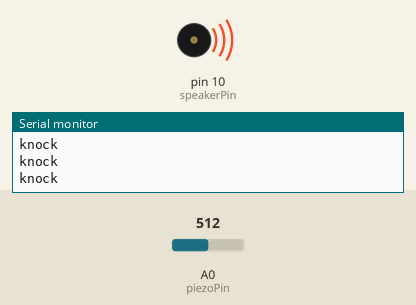
A sketch run on a simulated Arduino Uno, built with avr-gcc and run on an emulated ATmega328P. Shown: buzzer (waves = sounding), the last lines printed to the serial monitor. The inputs (shaded band) are chosen by the test bench; at power-on: A0 (piezoPin) = 512.

Above: at 0.9 s.
1.3 s: A0 (piezoPin) set to 111
4.3 s: A0 (piezoPin) set to 95
At 4.7 s:
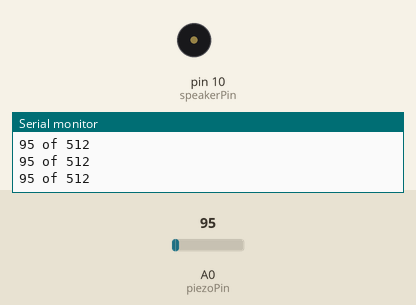
6.2 s: A0 (piezoPin) set to 122
At 6.71 s:
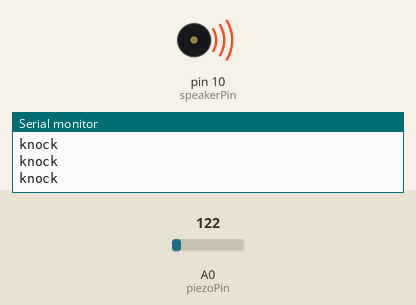
Timing chart, 0 to 9.2 s (numbered marks = the images above; inputs shaded):
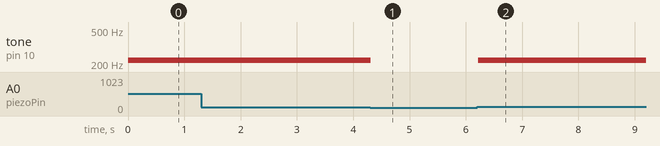

The sketch:

playNoise.ino
```cpp
const int buttonPin = 2;
const int speakerPin = 10;
const int piezoPin = A0;

const int toneLengthMs = 100;
const int cFrequency = 220;
const int gFrequency = 392;

const int piezoKnockThreshold = 100;

int buttonState = 0;
int piezoReading = 0;

int highestPiezoReading = 0;

void setup() {

  pinMode(buttonPin, INPUT);
  pinMode(piezoPin, INPUT);
  pinMode(speakerPin, OUTPUT);

  Serial.begin(9600);
}

void loop() {
  bool didKnock = false;
  bool didPressButton= false;
  //knock sensor logic
  piezoReading = analogRead(piezoPin);
  if (piezoReading > piezoKnockThreshold) {
    if (piezoReading > highestPiezoReading) {
      highestPiezoReading = piezoReading;
    }
    Serial.println("knock");
    playTone(cFrequency, toneLengthMs);
    didKnock = true;
  } else {
    Serial.print(piezoReading);
    Serial.print(" of ");
    Serial.println(highestPiezoReading);
  }

  //buttonLogic
//  buttonState = digitalRead(buttonPin);
//  if (buttonState == HIGH) {
//    playTone(gFrequency, toneLengthMs);
//    highestPiezoReading = 0;
//    didPressButton = true;
//    Serial.println("BUTTON");
//  }

  if (didKnock || didPressButton) {
    delay(toneLengthMs);
  }
}

void playTone(int frequency, int duration) {
  tone(speakerPin, cFrequency, toneLengthMs);

}
```

Measured:
- the behaviour switches between 101 and 100 on A0 (piezoPin) (found by bisection; images 0 and 1)
- after the input at 4.3 s, tone on pin 10 (speakerPin): 220 Hz → silent at once
- after the input at 6.2 s, tone on pin 10 (speakerPin): silent → 220 Hz at once
